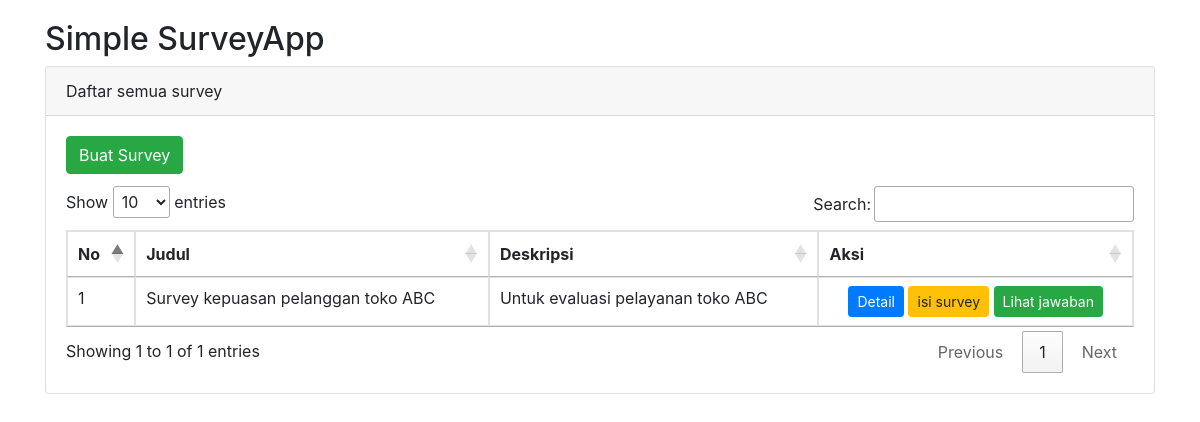
The page / on the database its author committed.
### tables this page shows
CREATE TABLE `survey` (
  `id` int(11) NOT NULL,
  `title` varchar(255) NOT NULL,
  `description` text NOT NULL,
  `created_at` datetime NOT NULL DEFAULT CURRENT_TIMESTAMP,
  `updated_at` datetime NOT NULL DEFAULT CURRENT_TIMESTAMP
);

### index.php (the view, shortened to what this page needs)
<!doctype html>
<html lang="en">
<head>
    <link rel="stylesheet" href="https://stackpath.bootstrapcdn.com/bootstrap/4.4.1/css/bootstrap.min.css">
    <link rel="stylesheet" href="//cdn.datatables.net/1.10.20/css/jquery.dataTables.min.css">
</head>
<body>
    <div class="container" style="margin-top: 20px">
        <div class="row">
            <div class="col-md-12">
                <h2>Simple SurveyApp</h2>
                <div class="card">
                    <div class="card-header">
                        Daftar semua survey
                    </div>
                    <div class="card-body">
                        <a href="survey/create.php" class="btn btn-md btn-success" style="margin-bottom: 12px">Buat Survey</a>
                        <table class="table table-bordered" id="myTable">
                            <thead>
                                <tr>
                                    <th scope="col">No</th>
                                    <th scope="col">Judul</th>
                                    <th scope="col">Deskripsi</th>
                                    <th scope="col">Aksi</th>
                                </tr>
                            </thead>
                            <tbody>
                                <?php
                                $no = 1;
                                $query = mysqli_query($connection, "SELECT * FROM survey");
                                while ($row = mysqli_fetch_array($query)) {
                                ?>
                                    <tr>
                                        <td><?php echo $no++ ?></td>
                                        <td><?php echo $row['title'] ?></td>
                                        <td><?php echo $row['description'] ?></td>
                                        <td class="text-center">
                                            <a href="survey/detail.php?id=<?php echo $row['id'] ?>" class="btn btn-sm btn-primary">Detail</a>
                                            <a href="survey/answer-survey.php?id=<?php echo $row['id'] ?>" class="btn btn-sm btn-warning">isi survey</a>
                                            <a href="survey/all-answer-survey.php?id=<?php echo $row['id'] ?>" class="btn btn-sm btn-success">Lihat jawaban</a>
                                        </td>
                                    </tr>
                                <?php } ?>
                            </tbody>
                        </table>
                    </div>
                </div>
            </div>
        </div>
</body>
</html>

### rows shown on the page
survey: title "Survey kepuasan pelanggan toko ABC", description "Untuk evaluasi pelayanan toko ABC"
